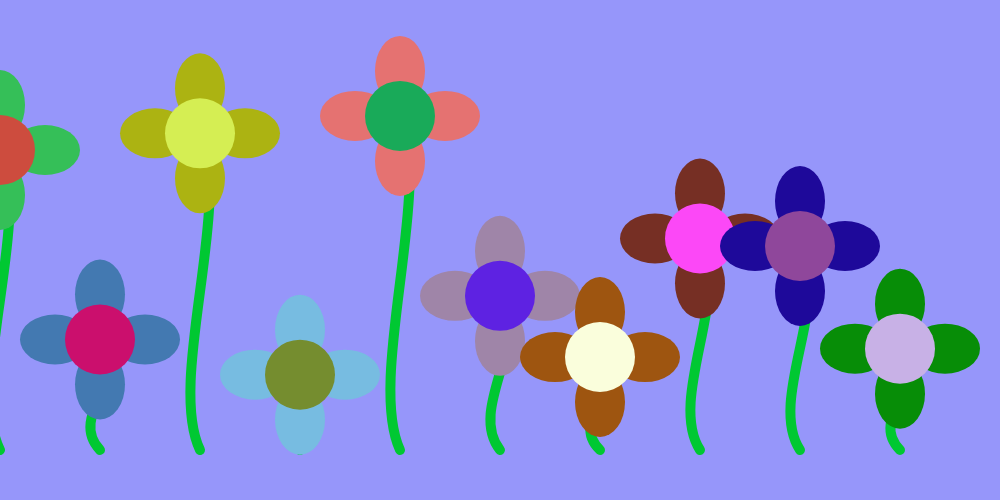
Frame 1 (no input)
Frame 60 (no input): identical to frame 1, image omitted
Frame 120 (the mouse pressed at the canvas centre since frame 60): identical to frame 1, image omitted

The p5.js sketch that drew this single still picture (run headless with seeded random() and noise() and a simulated clock; from frame 60 on, the mouse is pressed at the canvas centre):

// p5.js sketch
// ── sketch.js
var flowers;

function setup()
{
    createCanvas(1000,500);
    base_x = width/2;
    base_y = height - 50;

    flowers = [];
    
    for(var i = 0; i < 10; i++)
    {
        var flower = {
            base_x: i * 100,
            base_y: height - 50,
            stem_h: random(50,400),
            col: color(
                random(0,255), 
                random(0,255),
                random(0,255)
            ),
            center_col: color(
                random(0,255), 
                random(0,255),
                random(0,255)
            )
        };
        flowers.push(flower);
    }
}

function draw()
{
    background(150,150,250);
    for(var i = 0; i < flowers.length; i++)
    {
        drawFlower(flowers[i]);
    }
}

function drawFlower(_flower)
{
    noFill();
    strokeWeight(10);
    stroke(0,200,50);
    curve(_flower.base_x + 200, _flower.base_y + 100, 
          _flower.base_x , _flower.base_y,
          _flower.base_x , _flower.base_y - _flower.stem_h,
          _flower.base_x - 200, _flower.base_y - (_flower.stem_h + 100))

    noStroke();
    fill(_flower.col);
    ellipse(_flower.base_x + 45, _flower.base_y - _flower.stem_h,70,50);
    ellipse(_flower.base_x - 45, _flower.base_y - _flower.stem_h,70,50);
    ellipse(_flower.base_x ,_flower.base_y + 45 - _flower.stem_h,50,70);
    ellipse(_flower.base_x ,_flower.base_y - 45 - _flower.stem_h,50,70);
    
    //flip the colour
    var r = red(_flower.col);
    var g = green(_flower.col);
    var b = blue(_flower.col);
    
    _flower.col = color(r, g, b);
    
    //draw the center
    fill(_flower.center_col);
    ellipse(_flower.base_x,_flower.base_y - _flower.stem_h,70,70); // Увеличен размер центрального кружка
}
